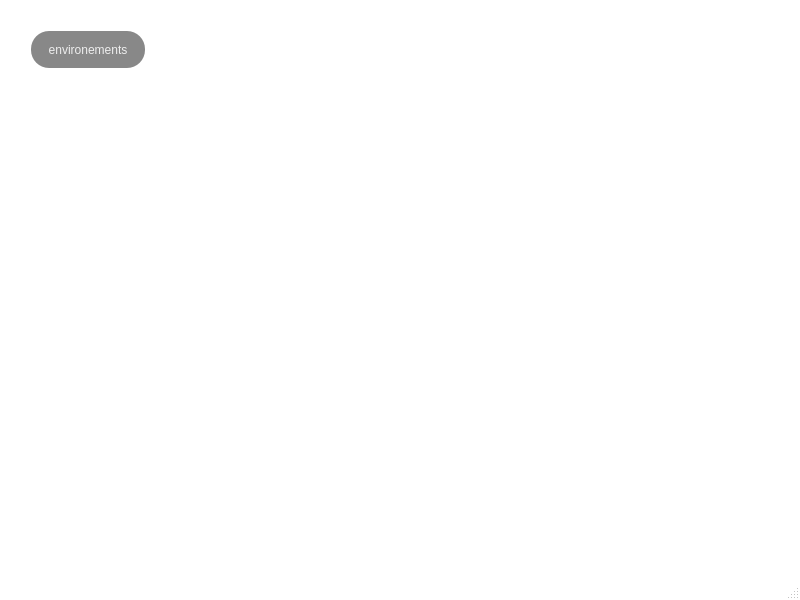
<?xml version="1.0" encoding="UTF-8"?>
<ui version="4.0">
 <class>MainWindow</class>
 <widget class="QMainWindow" name="MainWindow">
  <property name="geometry">
   <rect>
    <x>0</x>
    <y>0</y>
    <width>800</width>
    <height>600</height>
   </rect>
  </property>
  <property name="palette">
   <palette>
    <active>
     <colorrole role="Window">
      <brush brushstyle="SolidPattern">
       <color alpha="255">
        <red>255</red>
        <green>255</green>
        <blue>255</blue>
       </color>
      </brush>
     </colorrole>
    </active>
    <inactive>
     <colorrole role="Window">
      <brush brushstyle="SolidPattern">
       <color alpha="255">
        <red>255</red>
        <green>255</green>
        <blue>255</blue>
       </color>
      </brush>
     </colorrole>
    </inactive>
    <disabled>
     <colorrole role="Base">
      <brush brushstyle="SolidPattern">
       <color alpha="255">
        <red>255</red>
        <green>255</green>
        <blue>255</blue>
       </color>
      </brush>
     </colorrole>
     <colorrole role="Window">
      <brush brushstyle="SolidPattern">
       <color alpha="255">
        <red>255</red>
        <green>255</green>
        <blue>255</blue>
       </color>
      </brush>
     </colorrole>
    </disabled>
   </palette>
  </property>
  <property name="windowTitle">
   <string>RLGUI</string>
  </property>
  <property name="autoFillBackground">
   <bool>true</bool>
  </property>
  <widget class="QWidget" name="centralwidget">
   <property name="palette">
    <palette>
     <active>
      <colorrole role="Window">
       <brush brushstyle="SolidPattern">
        <color alpha="255">
         <red>255</red>
         <green>255</green>
         <blue>255</blue>
        </color>
       </brush>
      </colorrole>
     </active>
     <inactive>
      <colorrole role="Window">
       <brush brushstyle="SolidPattern">
        <color alpha="255">
         <red>255</red>
         <green>255</green>
         <blue>255</blue>
        </color>
       </brush>
      </colorrole>
     </inactive>
     <disabled>
      <colorrole role="Base">
       <brush brushstyle="SolidPattern">
        <color alpha="255">
         <red>255</red>
         <green>255</green>
         <blue>255</blue>
        </color>
       </brush>
      </colorrole>
      <colorrole role="Window">
       <brush brushstyle="SolidPattern">
        <color alpha="255">
         <red>255</red>
         <green>255</green>
         <blue>255</blue>
        </color>
       </brush>
      </colorrole>
     </disabled>
    </palette>
   </property>
   <property name="autoFillBackground">
    <bool>true</bool>
   </property>
   <widget class="QPushButton" name="envBtn">
    <property name="geometry">
     <rect>
      <x>30</x>
      <y>30</y>
      <width>116</width>
      <height>39</height>
     </rect>
    </property>
    <property name="styleSheet">
     <string notr="true">QPushButton {
    min-height: 23px;
    min-width: 100px;
    padding: 6px 6px;
    border-radius: 19px;
    qproperty-icon: none;
    font-size: 12px;
}

QPushButton {
    background-color: #888888;
    color: #EEEEEE;
    border: 2px solid transparent;
}

QPushButton:hover {
    background-color: #9E9E9E;
    border: 2px solid transparent;
}

QDialogButtonBox QPushButton:pressed {
    background-color: #555555;
    border: 2px solid transparent;
}</string>
    </property>
    <property name="text">
     <string>environements</string>
    </property>
   </widget>
  </widget>
  <widget class="QMenuBar" name="menubar">
   <property name="geometry">
    <rect>
     <x>0</x>
     <y>0</y>
     <width>800</width>
     <height>19</height>
    </rect>
   </property>
  </widget>
  <widget class="QStatusBar" name="statusbar"/>
 </widget>
 <resources/>
 <connections/>
</ui>
